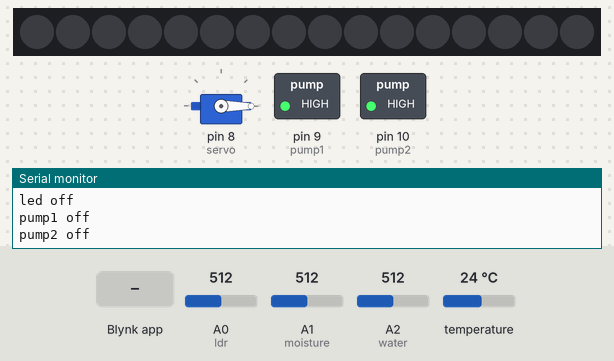
Simulated run of this sketch. Board: Arduino Uno, built with avr-gcc and run on an emulated ATmega328P. On the bench: servo, 16 RGB LEDs in strip order, left to right, switched loads named in the sketch (green lamp = pin HIGH), the last lines printed to the serial monitor. The inputs (shaded band) are chosen by the test bench; at power-on: A0 (ldr) = 512, A2 (water) = 512, A1 (moisture) = 512, temperature 24 °C. Dim RGB values are drawn brighter than linear; WiFi joins after 1.5 s; servers stay silent unless stated.

Above: at 4.0 s.
4.1 s: A0 (ldr) set to 130
6.4 s: A0 (ldr) set to 106
At 8.7 s:
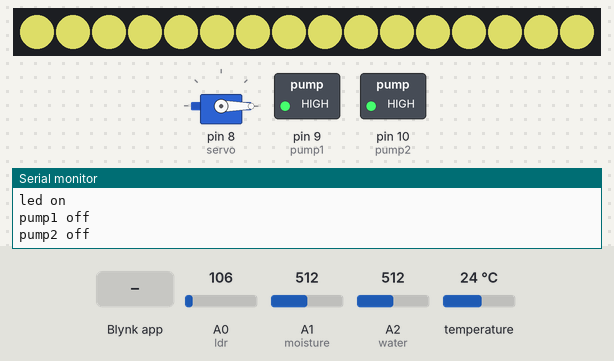
9.1 s: A2 (water) set to 466
10.6 s: A2 (water) set to 431
At 11.7 s:
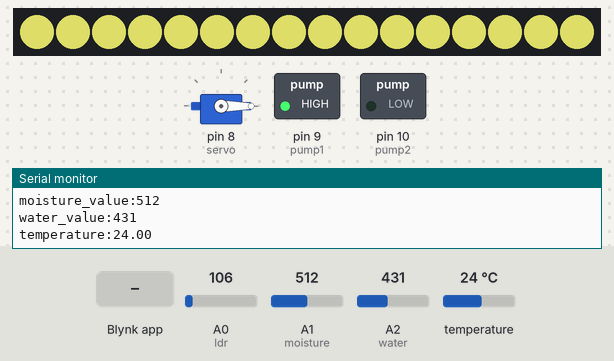
12.3 s: Blynk app writes 1 to V4
At 13.5 s:
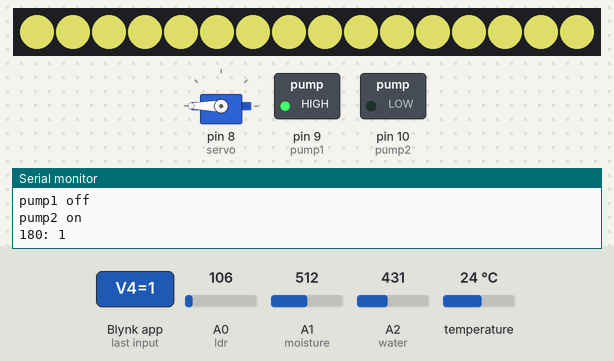
13.9 s: A1 (moisture) set to 108
15.4 s: A1 (moisture) set to 92
At 16.4 s:
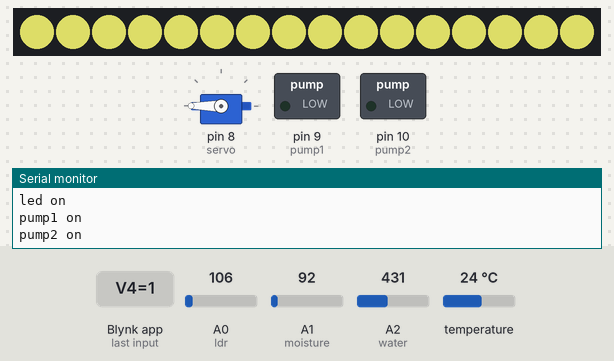
Timing chart, 0 to 18.3 s (numbered marks = the images above; inputs shaded):
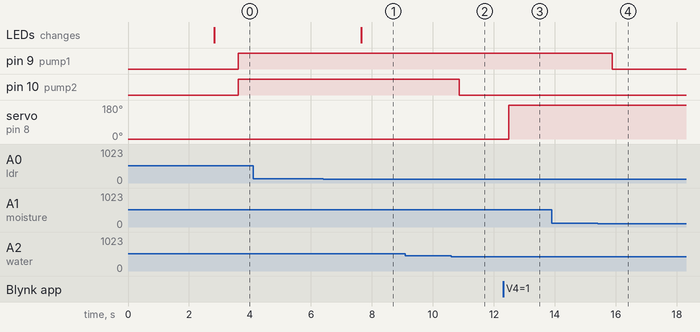

Measured:
- the behaviour switches between 120 and 119 on A0 (ldr) (found by bisection; images 0 and 1)
- the behaviour switches between 450 and 449 on A2 (water) (found by bisection; images 1 and 2)
- the behaviour switches between 100 and 99 on A1 (moisture) (found by bisection; images 3 and 4)
- after the input at 6.4 s, the LEDs: change after 1.3 s (image 1)
- after the input at 10.6 s, pin 10 (pump2): HIGH → LOW after 0.26 s
- after the input at 12.3 s, servo on pin 8 (servo): 0° → 180° after 0.18 s
- after the input at 15.4 s, pin 9 (pump1): HIGH → LOW after 0.48 s

The sketch:

IOTAgrophonic.ino
```cpp
#include <DallasTemperature.h>
#include <OneWire.h>
#define ONE_WIRE_BUS 7
#define BLYNK_PRINT Serial
#include <ESP8266_Lib.h>
#include <BlynkSimpleShieldEsp8266.h>
#include <Servo.h>

//----NeoPixel----//
#include <Adafruit_NeoPixel.h>
#ifdef __AVR__
#include <avr/power.h> // Required for 16 MHz Adafruit Trinket
#endif
#define PIN        6 // On Trinket or Gemma, suggest changing this to 1
#define NUMPIXELS 16 // Popular NeoPixel ring size
Adafruit_NeoPixel pixels(NUMPIXELS, PIN, NEO_GRB + NEO_KHZ800);
#define DELAYVAL 100 // Time (in milliseconds) to pause between pixels

//----WiFi credential----//
char auth[] = "Zl4LNQ3Kkrb8PZyMm9nhMWQRKEdxhYdu";
char ssid[] = "khor_2.4G";
char pass[] = "T09070162613r";
#include <SoftwareSerial.h>
SoftwareSerial EspSerial(2, 3); // RX, TX
#define ESP8266_BAUD 9600
ESP8266 wifi(&EspSerial);
Servo servo;
OneWire oneWire(ONE_WIRE_BUS);
DallasTemperature sensors(&oneWire);

//----Pin attached to the sensors & output hardware----//
int ldr = A0;
int moisture = A1;
int water = A2;
int pump1 = 9;
int pump2 = 10;

//----Variable for the sensors & output hardware----//
int light_value = 0;
int moisture_value = 0;
int water_value = 0;
int pos = 0;
float Celsius = 0;
int button1 = 0;
int button2 = 0;

unsigned long currentMillis;
unsigned long previousMillis1 = 0;
unsigned long previousMillis2 = 0;
unsigned long previousMillis3 = 0;
int stat = 0;
int stat2 = 0;

void setup()
{
  //----Debug console----//
  Serial.begin(9600);
  delay(10);
  //----Set ESP8266 baud rate----//
  EspSerial.begin(ESP8266_BAUD);
  delay(10);
  //----Set sensors & output hardware mode----//
  pinMode(ldr, INPUT);
  pinMode(moisture, INPUT);
  pinMode(water, INPUT);
  pinMode(pump1, OUTPUT);
  pinMode(pump2, OUTPUT);
  servo.attach(8);
  servo.write(0);
  delay(1000);
  Blynk.begin(auth, wifi, ssid, pass);
#if defined(__AVR_ATtiny85__) && (F_CPU == 16000000)
  clock_prescale_set(clock_div_1);
#endif
  pixels.begin(); // INITIALIZE NeoPixel strip object (REQUIRED)
}

void loop()
{
  currentMillis = millis();

  //----sensors data collection every 2 s----//
  if (currentMillis - previousMillis1 >= 100) {
    previousMillis1 = currentMillis;
    sensor_check();
  }

  //----servo will rotate either 180 or 0 ever 5 minutes----//
  if (currentMillis - previousMillis2 >= 300000) {
    previousMillis2 = currentMillis;
    if (pos == 0){
      servo.write(180);
      pos = 180;
      Serial.print("Position : 180");
      delay(1000);
    }
    else{
      servo.write(0);
      pos = 0;
      Serial.print("Position : 0");
      delay(1000);
    }
  }
  ldr_stat();
  pump1_stat();
  pump2_stat();
  pump1_func();
  pump2_func();
  Blynk.run();
}

//----sensor data collection function----//
void sensor_check() {
  light_value = analogRead(ldr);
  sensors.requestTemperatures();
  moisture_value = analogRead(moisture);
  water_value = analogRead(water);
  Celsius = sensors.getTempCByIndex(0);

  Serial.print("light_value:");
  Serial.println(light_value);
  Serial.print("moisture_value:");
  Serial.println(moisture_value);
  Serial.print("water_value:");
  Serial.println(water_value);
  Serial.print("temperature:");
  Serial.println(Celsius);

  Blynk.virtualWrite(V0, light_value);
  Blynk.virtualWrite(V1, moisture_value);
  Blynk.virtualWrite(V2, water_value);
  Blynk.virtualWrite(V3, Celsius);
}

//----ldr sensor status check----//
void ldr_stat() {
  if (light_value < 120) {
    led_on();
    Serial.println("led on");
  }
  else {
    led_off();
    Serial.println("led off");
  }
}

//----pump1 status check----//
void pump1_stat() {
  if (moisture_value < 100) {
    stat = 1;
  }
  else {
    stat = 0;
  }
}

//----pump2 status check----//
void pump2_stat() {
  if (water_value < 450) {
    stat2 = 1;
  }
  else {
    stat2 = 0;
  }
}

//----blynk button virtual pin value taken----//
BLYNK_WRITE(V4)
{
  button1 = param.asInt();
  Serial.print("180: ");
  Serial.println(button1);
  if (button1 == 1) {
    pos = 180;
    servo.write(pos);
    delay(1000);
  }
}
BLYNK_WRITE(V5)
{
  button2 = param.asInt();
  Serial.print("0: ");
  Serial.println(button2);
  if (button2 == 1) {
    pos = 0;
    servo.write(pos);
    delay(1000);
  }
}

//----led NeoPixel ON function----//
void led_on() {
  pixels.clear(); // Set all pixel colors to 'off'
  for (int i = 0; i < NUMPIXELS; i++) { // For each pixel...
    pixels.setPixelColor(i, pixels.Color(150, 150, 70));
    pixels.show();   // Send the updated pixel colors to the hardware.
    //delay(DELAYVAL); // Pause before next pass through loop
  }
}

//----led NeoPixel OFF function----//
void led_off() {
  pixels.clear(); // Set all pixel colors to 'off'
  for (int i = 0; i < NUMPIXELS; i++) { // For each pixel...
    pixels.setPixelColor(i, pixels.Color(0, 0, 0));
    pixels.show();   // Send the updated pixel colors to the hardware.
    //delay(DELAYVAL); // Pause before next pass through loop
  }
}

//----pump1 ON/OFF function----//
void pump1_func() {
  if (stat == 1) {
    digitalWrite(pump1, LOW);
    Serial.println("pump1 on");
    stat = 0;
  }
  else {
    stat = 1;
    digitalWrite(pump1, HIGH);
    Serial.println("pump1 off");
  }
}

//----pump2 ON/OFF function----//
void pump2_func() {
  if (stat2 == 1) {
    digitalWrite(pump2, LOW);
    Serial.println("pump2 on");
    stat2 = 0;
  }
  else {
    stat2 = 1;
    digitalWrite(pump2, HIGH);
    Serial.println("pump2 off");
  }
}
```
